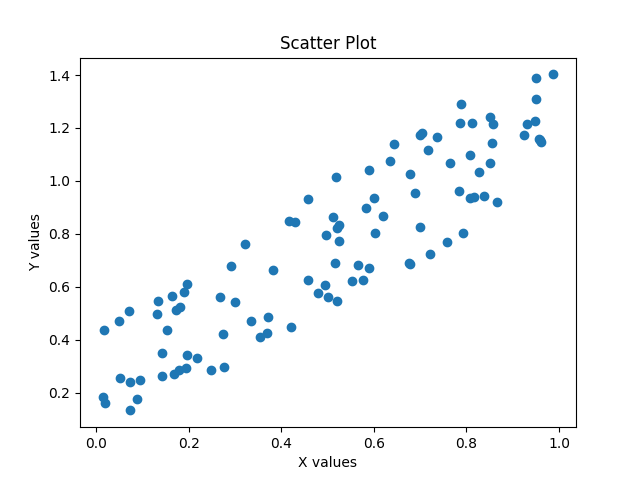

The Python source for this figure:
import matplotlib.pyplot as plt
import numpy as np

x = np.random.rand(100)
y = x + np.random.rand(100) * 0.5

plt.scatter(x, y)
plt.title('Scatter Plot')
plt.xlabel('X values')
plt.ylabel('Y values')
plt.show()
